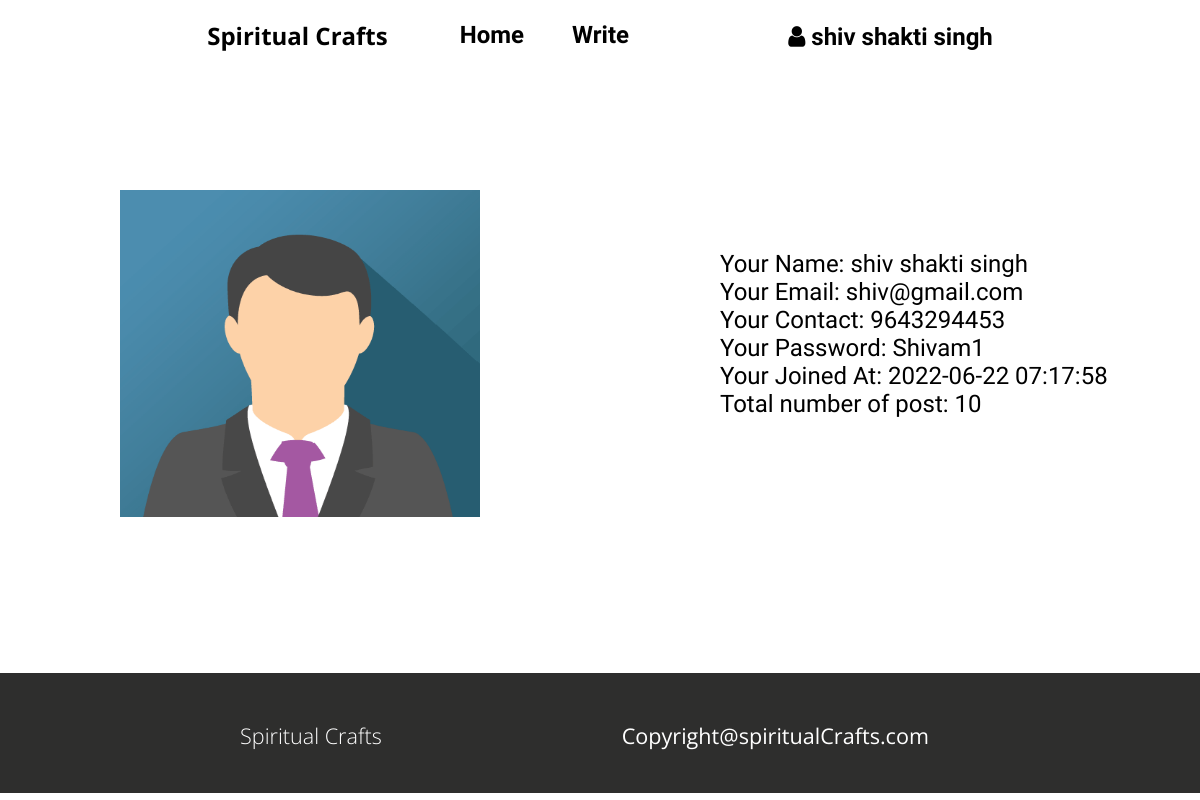
The page /settings.php (signed in) on the database its author committed.
### tables this page shows
CREATE TABLE `Users` (
  `user_id` int NOT NULL,
  `name` varchar(100) DEFAULT NULL,
  `email` varchar(100) DEFAULT NULL,
  `contact` varchar(100) DEFAULT NULL,
  `tagline` varchar(100) DEFAULT NULL,
  `password` varchar(100) DEFAULT NULL,
  `date_of_joining` datetime DEFAULT NULL,
  `image` varchar(100) DEFAULT NULL,
  `user_name` varchar(100) DEFAULT NULL,
  `role` enum('user','admin') DEFAULT NULL
);

### src/settings.php (the view, shortened to what this page needs)
<!DOCTYPE html>
<html lang="en">
<head>
    <link rel="stylesheet" href="css/style.css">
    <link rel="stylesheet" href="css/utils.css">
    <link rel="stylesheet" href="https://cdnjs.cloudflare.com/ajax/libs/font-awesome/4.7.0/css/font-awesome.min.css">
</head>
<body>
    <?php include "header.php"; ?>
    <?php
        include "connection.php";
        $query1 = "SELECT COUNT(post_id) FROM POST WHERE user_id=".$_SESSION['userid']."";
        $result=mysqli_query($conn,$query1);
        $count = mysqli_fetch_array($result);
        $total= $count[0];
        $query = "SELECT * FROM Users WHERE user_id=".$_SESSION['userid']."";
        $result=mysqli_query($conn,$query);
        $row=mysqli_fetch_assoc($result);
        echo '<div class="complete_detail">
              <div class=" user_image">
              <img src='.$row['image'].' id="user_image">
             </div>
             <div class="user_detail">
             <span>Your Name:  '.$row['name'].'</span><br>
             <span>Your Email:  '.$row['email'].'</span><br>
             <span>Your Contact:  '.$row['contact'].'</span><br>
             <span>Your Password:  '.$row['password'].'</span><br>
             <span>Your Joined At:  '.$row['date_of_joining'].'</span><br>
             <span>Total number of post:  '.$total.'</span><br>
             </div>
             </div>';
             ?>
<?php include "footer.php" ?>
</body>
</html>

### src/css/style.css (style rules this page uses)
* { padding: 0; margin: 0; }
.complete_detail { display:flex; }
.user_image { margin-top:10vw; margin-bottom:10vw; margin-left:10vw; width:50%; }
#user_image { width:60%; height:90%; }
.user_detail { font-size:2vw; font-family: var(--font2); margin-top:15vw; }

### src/css/utils.css (style rules this page uses)
:root { --main-bg-color:brown; --font1: 'Fascinate', cursive; --font2: 'Baloo 2', cursive; --font3: 'Fascinate', cursive; --font4:'Staatliches', cursive; --font5:'Anek Latin', sans-serif; --font6: 'Open Sans', sans-serif; --font7:'Open Sans', sans-serif; }

### rows shown on the page
users: image (picture), name "shiv shakti singh", email "shiv@gmail.com", contact "9643294453", password "Shivam1", date_of_joining "2022-06-22 07:17:58"

### other values the page prints
$_SESSION['name'] "shiv shakti singh"
$total "10"
